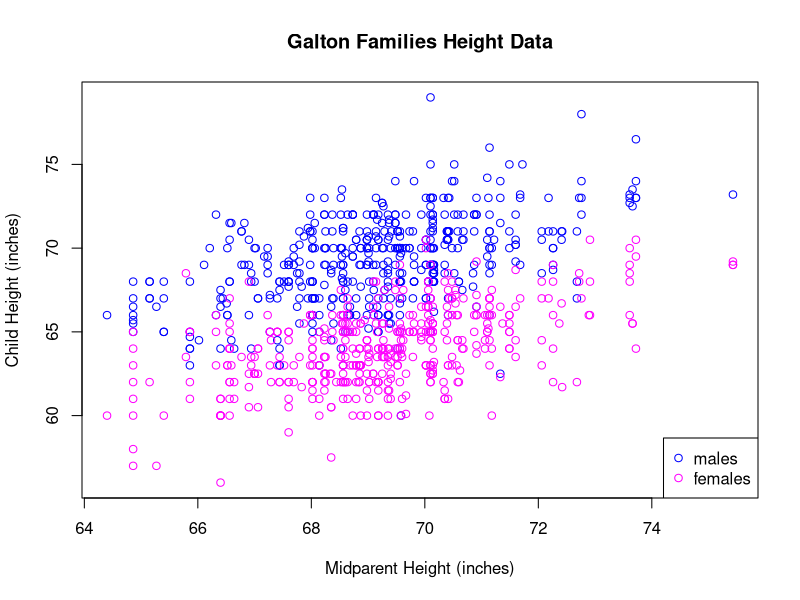
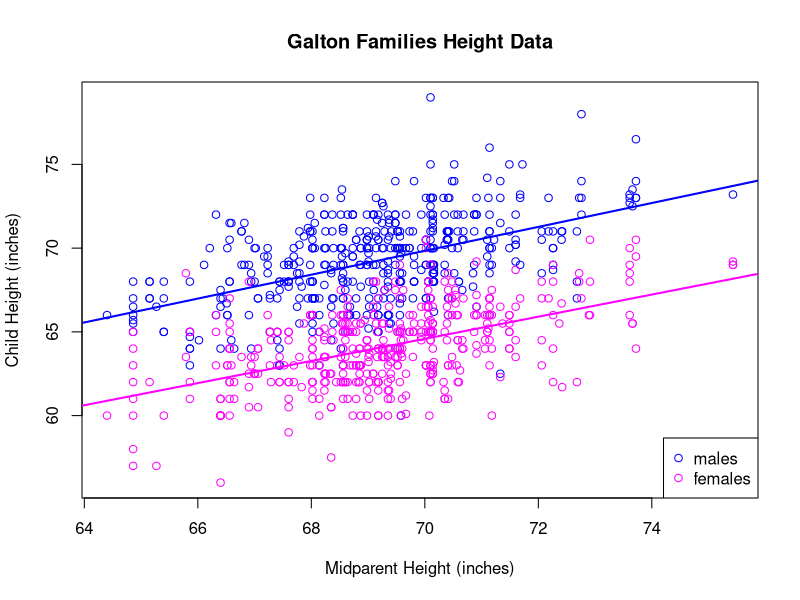

Source code (R) for these figures, in order:
## ---- chunk 1
knitr::opts_chunk$set(echo = TRUE)
## ---- chunk 2
galton <- read.csv("../datasets/galton_families.csv")
head(galton)
## ---- chunk 3
range( galton$midparentHeight - (galton$father + 1.08*galton$mother)/2 )
## ---- chunk 4
plot( 
    galton$midparentHeight, galton$childHeight, type = "n",
    xlab = "Midparent Height (inches)",
    ylab = "Child Height (inches)",
    main = "Galton Families Height Data"
)
males <- galton$sex == "male"
points( galton$midparentHeight[males], galton$childHeight[males], col = "blue" )
points( galton$midparentHeight[!males], galton$childHeight[!males], col = "magenta" )
legend("bottomright", c("males","females"), col = c("blue","magenta"), pch = 1 )
## ---- chunk 5
galton_males <- galton[ galton$sex == "male", ]
head( galton_males )
## ---- chunk 6
x <- galton_males$midparentHeight
y <- galton_males$childHeight
n <- nrow( galton_males )
xbar <- mean(x)
ybar <- mean(y)
sxx <- sum( (x-xbar)^2 )
sxy <- sum( (x-xbar)*(y-ybar) )
b1hat <- sxy/sxx
b0hat <- ybar - b1hat*xbar
sigmahat <- sqrt( 1/(n-2)*sum( (y - b0hat - b1hat*x )^2 ) )
seb0 <- sigmahat*sqrt(1/n + xbar^2/sxx)
seb1 <- sigmahat/sqrt(sxx)
t0 <- b0hat/seb0
t1 <- b1hat/seb1
p0 <- 2*pt( -abs(t0), n - 2 )
p1 <- 2*pt( -abs(t1), n - 2 )
print( c( sigmahat = sigmahat ) )
print( c(b0hat = b0hat, seb0 = seb0, t0 = t0, p0 = p0) )
print( c(b1hat = b1hat, seb1 = seb1, t1 = t1, p1 = p1) )
## ---- chunk 7
fit_male <- lm( childHeight ~ midparentHeight, data = galton, subset = sex == "male" )
print( summary( fit_male ) )
## ---- chunk 8
summary( lm( childHeight ~ father, data = galton, subset = sex == "male" ) )
summary( lm( childHeight ~ mother, data = galton, subset = sex == "male" ) )
## ---- chunk 9
fit_female <- lm( childHeight ~ midparentHeight, data = galton, subset = sex == "female" )
print( summary( fit_female ) )
## ---- chunk 10
sd( galton$childHeight[ galton$sex == "female" ] )
sd( galton$childHeight[ galton$sex == "male" ] )
## ---- chunk 11
plot( 
    galton$midparentHeight, galton$childHeight, type = "n",
    xlab = "Midparent Height (inches)",
    ylab = "Child Height (inches)",
    main = "Galton Families Height Data"
)
males <- galton$sex == "male"
points( galton$midparentHeight[males], galton$childHeight[males], col = "blue" )
points( galton$midparentHeight[!males], galton$childHeight[!males], col = "magenta" )
abline( fit_male$coefficients, col = "blue", lwd = 2 )
abline( fit_female$coefficients, col = "magenta", lwd = 2 )
legend("bottomright", c("males","females"), col = c("blue","magenta"), pch = 1 )
